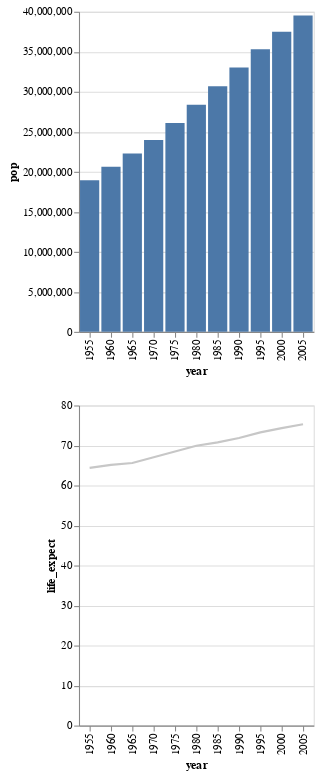

Notebook code for this chart:
### Code cell
alt.vconcat(barras, linea)

### Figure 1 — Vega-Lite specification as saved in the notebook (floating-point values rounded to 4 significant figures)
{"config": {"view": {"continuousWidth": 300, "continuousHeight": 300}}, "vconcat": [{"mark": {"type": "bar"}, "encoding": {"x": {"field": "year", "type": "ordinal"}, "y": {"field": "pop", "type": "quantitative"}}}, {"mark": {"type": "line", "stroke": "#c7c7c7"}, "encoding": {"x": {"field": "year", "type": "ordinal"}, "y": {"field": "life_expect", "type": "quantitative"}}}], "data": {"name": "data-85fe4fdeb64826fbf3604f5620c79d7c"}, "$schema": "https://vega.github.io/schema/vega-lite/v5.17.0.json", "datasets": {"data-85fe4fdeb64826fbf3604f5620c79d7c": [{"year": 1955, "country": "Argentina", "cluster": 3, "pop": 18927821, "life_expect": 64.4, "fertility": 3.127, "year_datetime": "1955-01-01T00:00:00"}, {"year": 1960, "country": "Argentina", "cluster": 3, "pop": 20616009, "life_expect": 65.14, "fertility": 3.09, "year_datetime": "1960-01-01T00:00:00"}, {"year": 1965, "country": "Argentina", "cluster": 3, "pop": 22283100, "life_expect": 65.63, "fertility": 3.049, "year_datetime": "1965-01-01T00:00:00"}, {"year": 1970, "country": "Argentina", "cluster": 3, "pop": 23962313, "life_expect": 67.06, "fertility": 3.146, "year_datetime": "1970-01-01T00:00:00"}, {"year": 1975, "country": "Argentina", "cluster": 3, "pop": 26081880, "life_expect": 68.48, "fertility": 3.44, "year_datetime": "1975-01-01T00:00:00"}, {"year": 1980, "country": "Argentina", "cluster": 3, "pop": 28369799, "life_expect": 69.94, "fertility": 3.15, "year_datetime": "1980-01-01T00:00:00"}, {"year": 1985, "country": "Argentina", "cluster": 3, "pop": 30675059, "life_expect": 70.77, "fertility": 3.053, "year_datetime": "1985-01-01T00:00:00"}, {"year": 1990, "country": "Argentina", "cluster": 3, "pop": 33022202, "life_expect": 71.87, "fertility": 2.9, "year_datetime": "1990-01-01T00:00:00"}, {"year": 1995, "country": "Argentina", "cluster": 3, "pop": 35311049, "life_expect": 73.28, "fertility": 2.63, "year_datetime": "1995-01-01T00:00:00"}, {"year": 2000, "country": "Argentina", "cluster": 3, "pop": 37497728, "life_expect": 74.34, "fertility": 2.35, "year_datetime": "2000-01-01T00:00:00"}, {"year": 2005, "country": "Argentina", "cluster": 3, "pop": 39537943, "life_expect": 75.32, "fertility": 2.254, "year_datetime": "2005-01-01T00:00:00"}]}}
